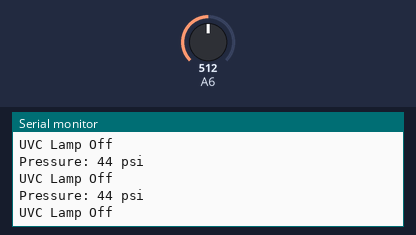
Recording of a sketch running on a simulated Arduino Nano, built with avr-gcc and run on an emulated ATmega328P. Parts: the last lines printed to the serial monitor. The inputs (shaded band) are chosen by the test bench; at power-on: A6 = 512.

Above: at 1.3 s.
1.4 s: A6 set to 200
At 1.82 s:
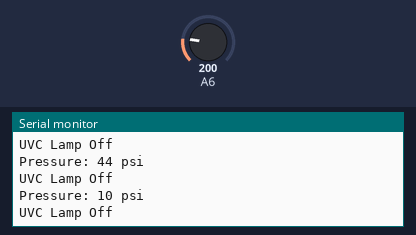
4.5 s: A6 set to 185
At 10.32 s:
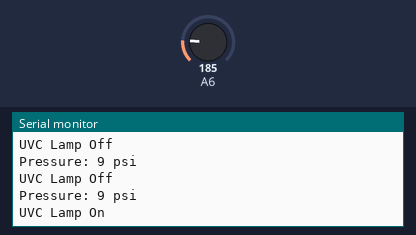
Timing chart, 0 to 11.8 s (numbered marks = the images above; inputs shaded):
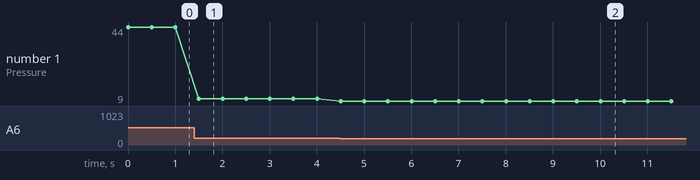

Measured:
- the behaviour switches between 193 and 192 on A6 (found by bisection; images 1 and 2)
- after the input at 1.4 s, the serial monitor: prints a new line after 0.10 s (image 1)
- after the input at 4.5 s, the serial monitor: prints a new line at once (image 2)
- plotted number 1: 44 → 10 after the input at 1.4 s, 10 → 9 after the input at 4.5 s

The sketch:

UVC.ino
```cpp
/*
UVC-Water-Sensor
Scott Mikus
Northmeadow Medical
https://www.northmeadowmedical.com
eptember 29, 2021
*/

#include <Wire.h>
#include "functions.h"

void setup()
{
  Serial.begin(9600);
  pinMode(PowerPin, OUTPUT);
  readings = readings-1;
}

void loop()
{
  pressRead();
  uvc();
  delay(500);
  i = 0;
}
```

functions.h
```cpp
const int PowerPin = 2;
const int setPoint = 35;
int pressure = 0;
int i = 0;
int readings = 20;
String lamp = "Off";

void pressRead() {
  for (int i = 0; i <= readings; i++) {
    pressure = analogRead(A6);
    pressure = map(pressure, 100, 1024, 0, 100);
    Serial.print("Pressure: ");
    Serial.print(pressure);
    Serial.println(" psi");
    Serial.print("UVC Lamp ");
    Serial.println(lamp);
    delay(500);
  }
}
void uvc() {
  if (pressure <= setPoint) {
    Serial.print("Pressure: ");
    Serial.print(pressure);
    Serial.println(" psi");
    lamp = "On";
    Serial.print("UVC Lamp ");
    Serial.println(lamp);
    digitalWrite(PowerPin, HIGH);
  }

  else {
    Serial.print("Pressure: ");
    Serial.print(pressure);
    Serial.println(" psi");
    lamp = "Off";
    Serial.print("UVC Lamp ");
    Serial.println(lamp);
    digitalWrite(PowerPin, LOW);
  }
}
```
